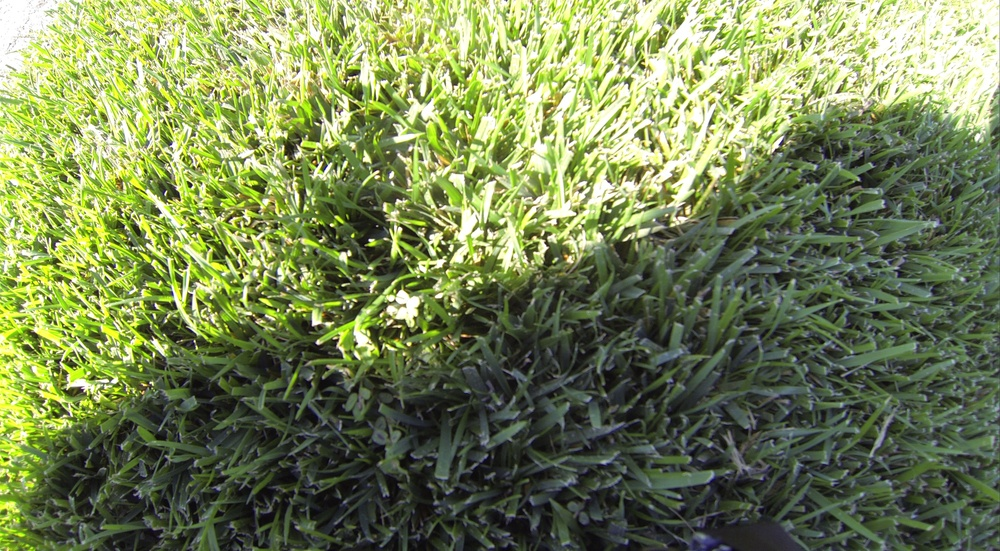
#> input picture test/G0010109.JPG, 1000 x 551 px, shrunk from 3920 x 2160 before the run
$ python testCropper.py ../G0010109.JPG ../G0010109.JPG   (older library calls are emulated)
#> lines starting #> are read from the running program, lines starting #| are printed output that depends on the picture; after the words box and inside, x2 and y2 are one past the last pixel; in counts of white or black regions, pixels touching at a corner belong together
### src/image_preprocess/PeakDetector.py
from skimage import img_as_float
from skimage import color
from skimage import io
import numpy as np
from skimage.feature import peak_local_max, corner_peaks

__author__ = 'Kern'

io.use_plugin('matplotlib')


def generate_color_map(image, color_mask):
    img_f = img_as_float(image)
    black_mask = color.rgb2gray(img_f) < 0.1
    distance = color.rgb2gray(1 - np.abs(img_f - color_mask))
    distance[black_mask] = 0
    return distance


def generate_red_map(image):
    return generate_color_map(image, (1, 0, 0))


def generate_green_map(image):
    return generate_color_map(image, (0, 1, 0))


def generate_pink_map(image):
    return generate_color_map(image, (1, 0.5, 0.5))


def peak_detector(distance_map, threshold, min_d, num_peaks=6):
    return peak_local_max(distance_map, threshold_rel=threshold, min_distance=min_d, num_peaks=num_peaks)


def peak_corner_detector(distance_map, threshold, min_d, num_peaks=6):
    """
    well, no idea what is the difference from skimage.feature.peak_local_max
    :param distance_map:
    :param threshold:
    :param min_d:
    :return:
    """
    return corner_peaks(distance_map, threshold_rel=threshold, min_distance=min_d, num_peaks=num_peaks)

### src/image_preprocess/Cropper.py
import numpy as np

__author__ = 'Kern'


def extreme_value(coords):
    """
    find the max/min value in an 2D array for each axis
    :param coords: input array
    :return: :raise ValueError:
    """
    if len(coords.shape) != 2 or coords.shape[1] != 2:
        raise ValueError("input is not a list of 2D coordinate")

    row_min = np.amin(coords[:, 0])
    row_max = np.amax(coords[:, 0])
    col_min = np.amin(coords[:, 1])
    col_max = np.amax(coords[:, 1])

    return row_min, row_max, col_min, col_max


def sequence_extreme_value(coords, index):
    """
    find the nth max/min value in an 2D array for each axis
    :param coords: input array
    :param index: specify the nth index
    :return: :raise ValueError:
    """
    if len(coords.shape) != 2 or coords.shape[1] != 2:
        raise ValueError("input is not a list of 2D coordinate")

    min_index = index
    max_index = -1 - index
    row_min = coords[:, 0][np.argpartition(coords[:, 0], min_index)[min_index]]
    row_max = coords[:, 0][np.argpartition(coords[:, 0], max_index)[max_index]]
    col_min = coords[:, 1][np.argpartition(coords[:, 1], min_index)[min_index]]
    col_max = coords[:, 1][np.argpartition(coords[:, 1], max_index)[max_index]]

    return row_min, row_max, col_min, col_max


def diagonal_cropping(image, coords, extreme_extraction, offset=0):
    """
    Crop image into rectangle, the diagonal line is calculate via minimum and maximum value from a set of coordinate
    :param image: input image
    :param coords: a set of coordinates that indicate the interest region of the image
    :return: :raise ValueError: cropped image
    """
    row_min, row_max, col_min, col_max = extreme_extraction(coords)

    row_min += offset
    col_min += offset
    row_max -= offset
    col_max -= offset

    if len(image.shape) == 2:
        return image[row_min: row_max, col_min: col_max]
    elif len(image.shape) == 3:
        return image[row_min: row_max, col_min: col_max, :]
    else:
        raise ValueError("input is not a numpy array image")

### src/image_preprocess/EdgeDetector.py
from skimage.color import rgb2grey
from skimage.filters import threshold_otsu
from skimage.measure import find_contours
from skimage.morphology import closing, square
from skimage.feature import canny
import numpy as np

__author__ = 'Kern'


def binarize(image):
    image = rgb2grey(image)

    threshold = threshold_otsu(image)
    return closing(image > threshold, square(3))


def canny_edge_detector(binary_img, sigma):
    return canny(binary_img, sigma)


def find_edges(edge_map):
    return find_contours(edge_map, 0.5, fully_connected='high')


def edge_coordinate(contours):
    ret = []
    for contour in contours:
        ret.extend(contour)
    return np.array(ret)

### test/image_preprocess/testCropper.py
import sys

from skimage import io
import matplotlib.pyplot as plt

from src.image_preprocess.Cropper import *
from src.image_preprocess.EdgeDetector import *
from src.image_preprocess.PeakDetector import *

io.use_plugin('matplotlib')

__author__ = 'Kern'

if len(sys.argv) < 3:
    raise ValueError("Usage:", sys.argv[0], " Missing some argument to indicate input files")
path_dot = sys.argv[1]
path_frame = sys.argv[2]

image_dot = io.imread(path_dot)
#> image_dot is the input picture: shape (551, 1000, 3); mean R, G, B 118.9, 132.2, 85.6
image_frame = io.imread(path_frame)

distance_mark = generate_pink_map(image_dot)
#> in generate_color_map, `black_mask = color.rgb2gray(img_f) < 0.1`:
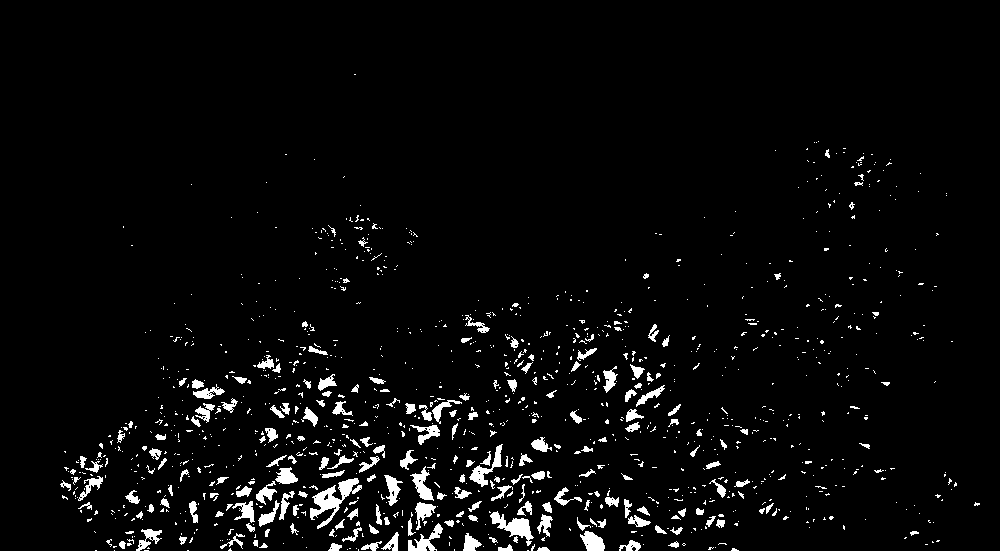
#> black_mask: shape (551, 1000) bool; 3.8% white; 1184 white regions (971 under 20 px), largest, box (x1, y1, x2, y2) and area: (310, 478, 362, 529) 866, (490, 511, 534, 546) 579, (469, 444, 503, 487) 402
#> in generate_color_map, `distance = color.rgb2gray(1 - np.abs(img_f - color_mask))`:
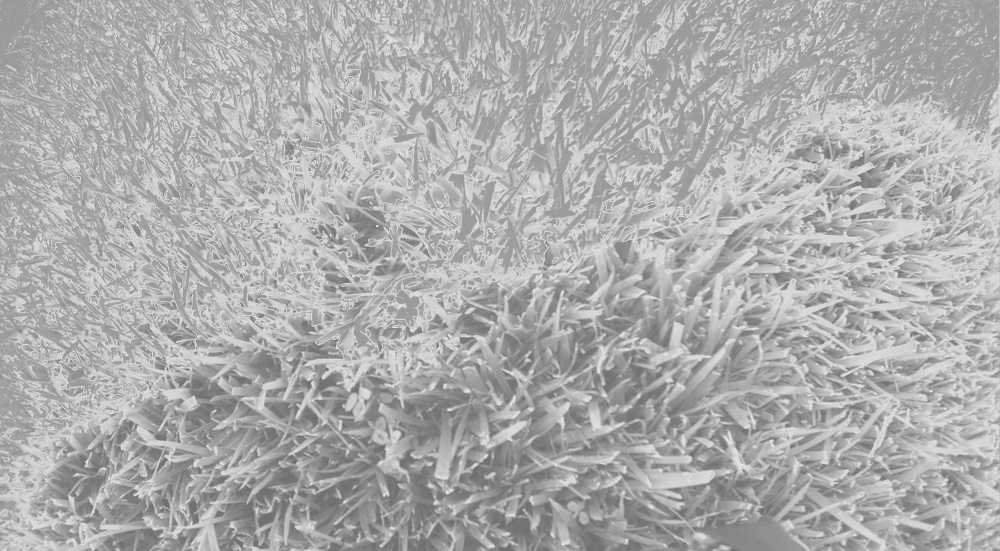
#> distance: shape (551, 1000) float64; min 0.406, max 0.909, mean 0.681
#> in generate_color_map, `distance[black_mask] = 0`:
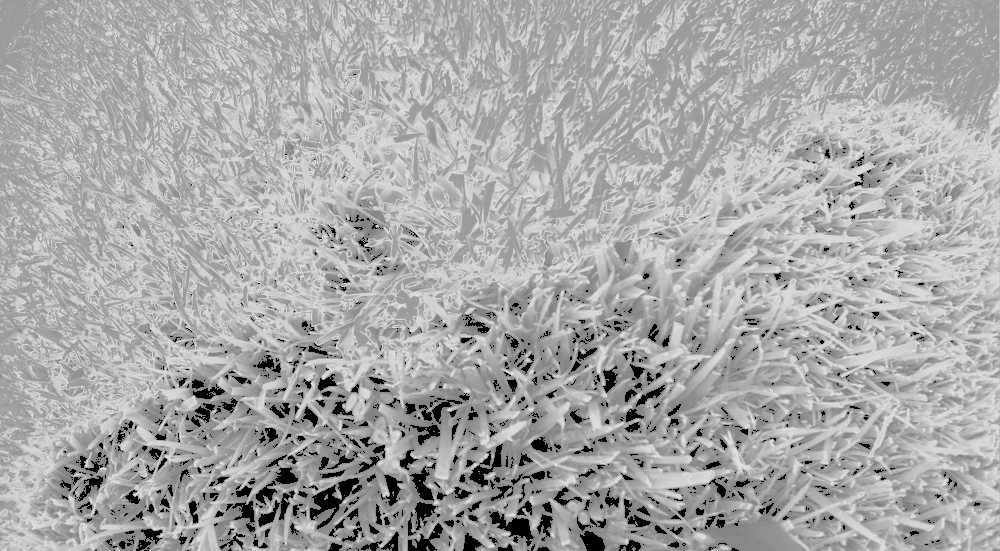
#> distance: shape (551, 1000) float64; 3.79% of pixels changed, all inside (x1, y1, x2, y2) = (60, 74, 980, 551)
coords_mark = peak_corner_detector(distance_mark, 0.825, 80, 9)
#> coords_mark = [[257, 565], [102, 869], [183, 122], [207, 679], [211, 258], [345, 336], [150, 774], [437, 730], [336, 466]]
crop_dot = diagonal_cropping(image_dot, coords_mark, lambda coords: sequence_extreme_value(coords, 1))
#> in sequence_extreme_value, `row_min = coords[:, 0][np.argpartition(coords[:, 0], min_index)[min_in..`: row_min = 150
#> in sequence_extreme_value, `row_max = coords[:, 0][np.argpartition(coords[:, 0], max_index)[max_in..`: row_max = 345
#> in sequence_extreme_value, `col_min = coords[:, 1][np.argpartition(coords[:, 1], min_index)[min_in..`: col_min = 258
#> in sequence_extreme_value, `col_max = coords[:, 1][np.argpartition(coords[:, 1], max_index)[max_in..`: col_max = 774
#> in diagonal_cropping, `row_min, row_max, col_min, col_max = extreme_extraction(coords)`: row_min = 150; row_max = 345; col_min = 258; col_max = 774
#> in diagonal_cropping, `return image[row_min: row_max, col_min: col_max, :]`:
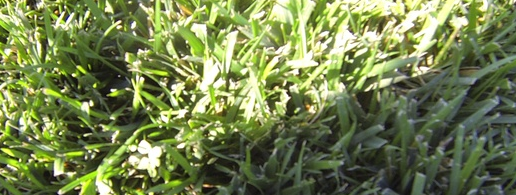
#> returned value: shape (195, 516, 3); mean of channels 0, 1, 2 116.7, 129.7, 80.1; drawn as R, G, B

binary_image = binarize(image_frame)
#> in binarize, `image = rgb2grey(image)`:
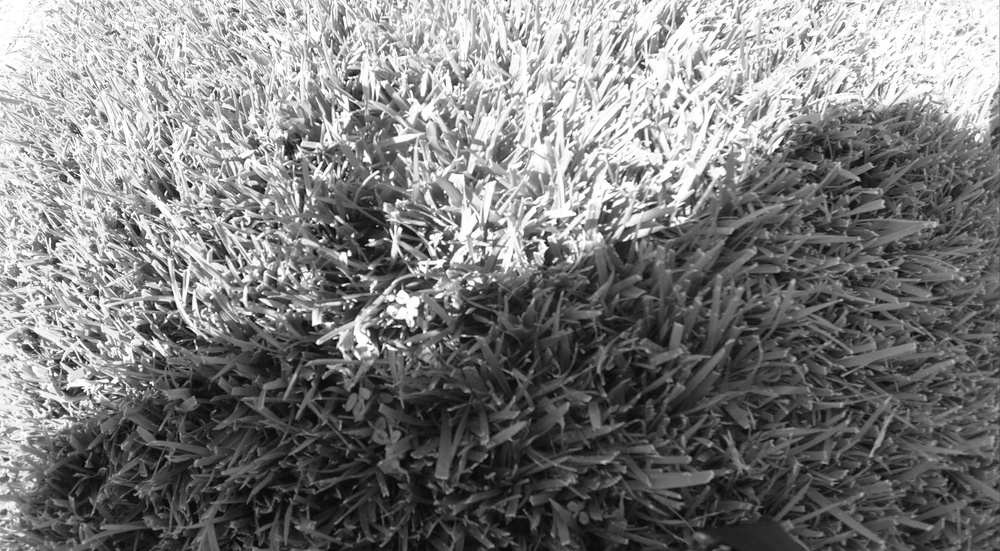
#> image: shape (551, 1000) float64; min 0.0123, max 1, mean 0.494
#> in binarize, `threshold = threshold_otsu(image)`: threshold = 0.566
#> in binarize, `return closing(image > threshold, square(3))`:
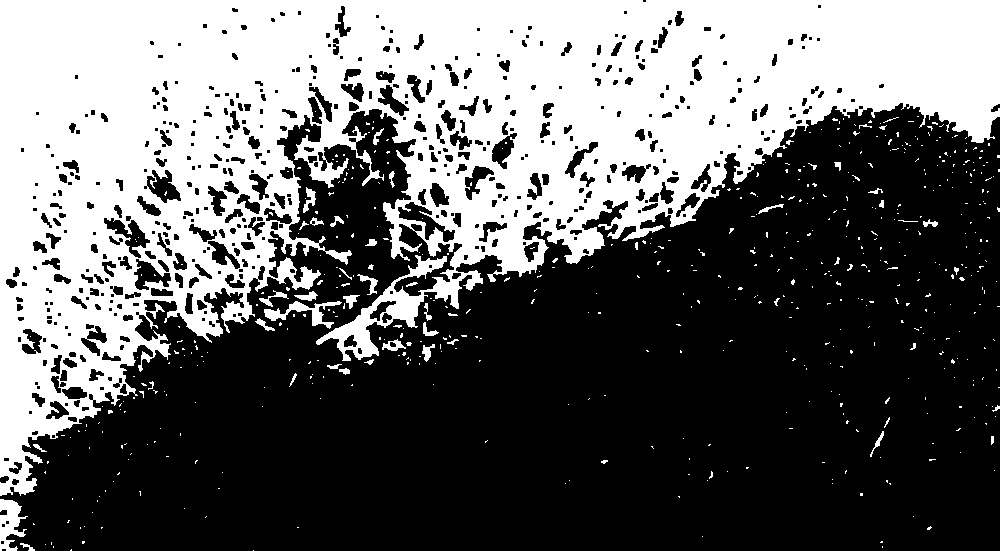
#> returned value: shape (551, 1000) bool; 40.1% white; 571 white regions (519 under 20 px), largest, box (x1, y1, x2, y2) and area: (0, 0, 1000, 496) 214835, (0, 499, 28, 551) 809, (264, 301, 342, 329) 657
edges_map = canny_edge_detector(binary_image, 4.5)
#> in canny_edge_detector, `return canny(binary_img, sigma)`:
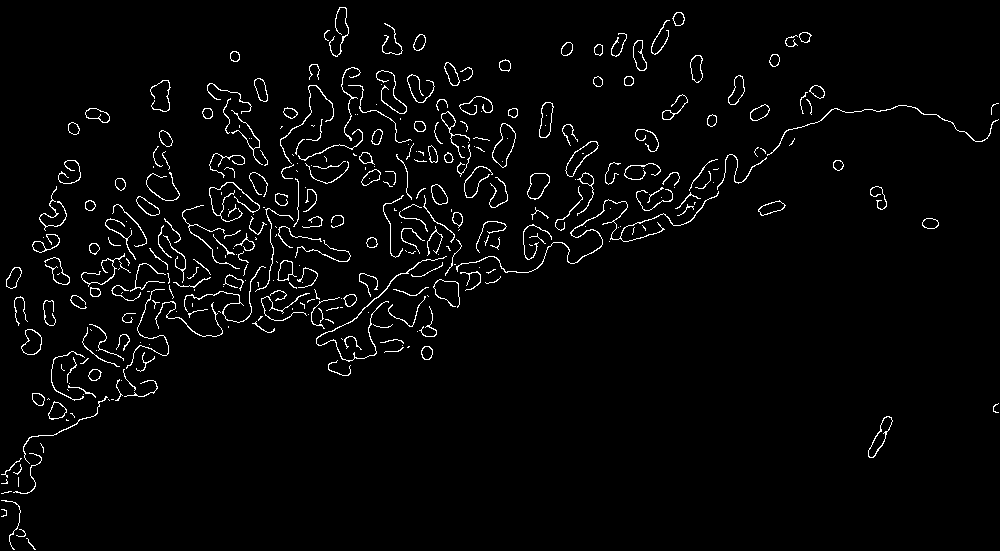
#> returned value: shape (551, 1000) bool; 2.8% white in thin lines or dots
contours = find_edges(edges_map)
#> contours = 408 point arrays, longest 1477 points
coords_frame = edge_coordinate(contours)
#> after the loop in edge_coordinate, `for contour in contours:`: ret = 34870 items
#> coords_frame = 34870 pairs, first value 6.5 to 549.5, second value 0.5 to 998.5
crop_frame = diagonal_cropping(image_frame, coords_frame, extreme_value, 100)
#> in extreme_value, `row_min = np.amin(coords[:, 0])`: row_min = 6.5
#> in extreme_value, `row_max = np.amax(coords[:, 0])`: row_max = 549.5
#> in extreme_value, `col_min = np.amin(coords[:, 1])`: col_min = 0.5
#> in extreme_value, `col_max = np.amax(coords[:, 1])`: col_max = 998.5
#> (the run stopped early here; a loop or call above may not have finished)
